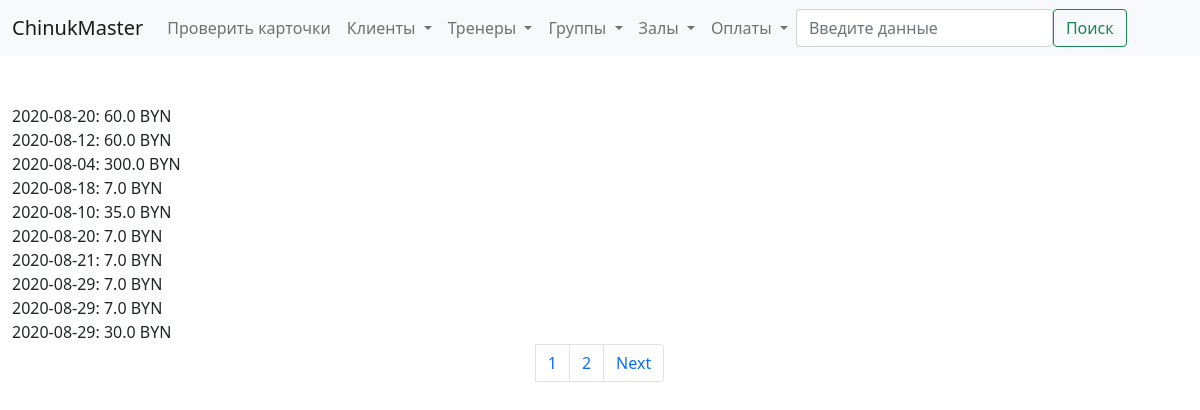
The page /show/payments on the database its author committed.
### billing/models.py (models this page shows, shortened)
class Payment(models.Model):
    client = models.ForeignKey(Client, on_delete=models.PROTECT, verbose_name='Плательщик')
    payment_to_choices = [
        ('G', 'В группу'),
        ('I', 'Индивидуально')
    ]
    payment_type_choices = [
        ('O', 'Разовый платеж'),
        ('M', 'Месячный взнос')
    ]
    payment_to = models.CharField(max_length=1, choices=payment_to_choices, default='G', verbose_name='Направление оплаты')
    payment_type = models.CharField(max_length=1, choices=payment_type_choices, default='M', verbose_name='Тип оплаты')
    trener = models.ForeignKey(Trener, on_delete=models.SET_NULL, verbose_name='Тренер', blank=True, null=True)
    group = models.ForeignKey(Group, on_delete=models.SET_NULL, verbose_name='Группа', blank=True, null=True)
    date = models.DateField(verbose_name='Дата оплаты', default=timezone.now)
    amount = models.FloatField(verbose_name='Сумма', default=60)
    trener_part = models.FloatField(verbose_name='Тренеру', default=0)
    def __str__(self):
        return f'{self.date}: {self.amount} BYN'
    class Meta:
        verbose_name = 'Оплата'
        verbose_name_plural = 'Оплаты'

### billing/views.py (the view)
# urls.py: path('show/<slug:obj>', views.show_objects, name='show_objects'),
def show_objects(request, obj):
    obj_values = {
        'treners' : Trener,
        'clients' : Client,
        'groups'  : Group,
        'payments': Payment,
        'addresses': Address,
    }
    inst = obj_values[obj].objects.all()
    paginator = Paginator(inst, 10)
    page_number = request.GET.get('page')
    page_obj = paginator.get_page(page_number)
    return render(request, f'billing/show/{obj}.html', {
        f'{obj}' : inst,
        'page_obj' : page_obj,
    })

### billing/templatetags/filters.py (called while the page is built)
@register.filter(name='times')
def times(value):
    return range(1, value+1)

### ChinukMaster/templates/billing/show/payments.html (shortened to what this page needs)
{% extends 'billing/base.html' %}
{% block content %}
    {% for payment in page_obj %}
        {{payment}}<br>
    {% endfor %}
{% endblock %}

### rows shown on the page
Payment: date+amount "2020-08-20: 60.0 BYN"
Payment: date+amount "2020-08-12: 60.0 BYN"
Payment: date+amount "2020-08-04: 300.0 BYN"
Payment: date+amount "2020-08-18: 7.0 BYN"
Payment: date+amount "2020-08-10: 35.0 BYN"
Payment: date+amount "2020-08-20: 7.0 BYN"
Payment: date+amount "2020-08-21: 7.0 BYN"
Payment: date+amount "2020-08-29: 7.0 BYN"
Payment: date+amount "2020-08-29: 7.0 BYN"
Payment: date+amount "2020-08-29: 30.0 BYN"

### other values the page prints
{{ index }} "1" "2"
